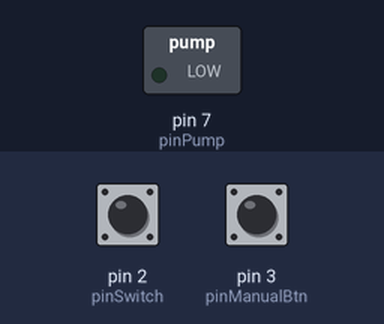
The sketch below on a simulated Arduino Uno, built with avr-gcc and run on an emulated ATmega328P. Parts: switched loads named in the sketch (green lamp = pin HIGH). Dashed ring = blinking. The test bench sets the inputs (shaded band); at power-on: pin 3 (pinManualBtn) HIGH, pin 2 (pinSwitch) HIGH.

Above: at 1.2 s.
1.3 s: pin 3 (pinManualBtn) pulled LOW for 3.2 s
At 1.9 s:
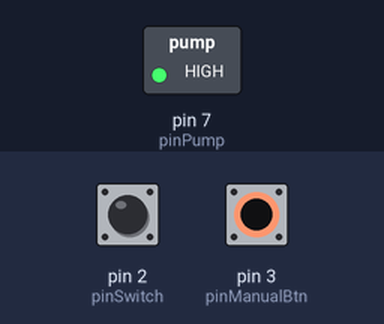
Timing chart, 0 to 6.2 s (numbered marks = the images above; inputs shaded):
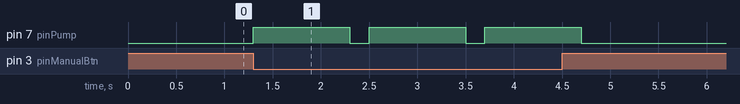

The sketch:

AutomatedWaterDispenser.ino
```cpp
/*
 * AUTOMATED RODENT WATER DISPENSER
 *
 * Logic:
 * - Manual Button (Pin 3): Always active. Dispenses water for the set duration.
 * - Master Switch (Pin 2): When ON (LOW), starts the countdown for the 24h cycle.
 */

// --- USER CONFIGURATION ---
const unsigned long INTERVAL_HOURS = 24;
const unsigned long PUMP_DURATION_MS = 1000; // Calibrate this to reach desired volume (e.g., 1ml)

// --- PIN DEFINITIONS ---
const uint8_t pinPump = 7;        // To MOSFET Gate or Relay
const uint8_t pinSwitch = 2;      // To Toggle Switch (Pin 2 to GND)
const uint8_t pinManualBtn = 3;   // To Push Button (Pin 3 to GND)

// --- INTERNAL VARIABLES ---
const unsigned long msPerHour = 3600000;
unsigned long intervalMs = INTERVAL_HOURS * msPerHour;
unsigned long lastActivationTime = 0;
bool systemActive = false;

void setup() {
  pinMode(pinPump, OUTPUT);
  digitalWrite(pinPump, LOW); // Ensure pump is OFF on startup

  // Internal Pull-ups remove the need for external resistors
  pinMode(pinSwitch, INPUT_PULLUP);
  pinMode(pinManualBtn, INPUT_PULLUP);
}

void loop() {

  // --- 1. MANUAL OVERRIDE ---
  // Works regardless of the master switch state.
  if (digitalRead(pinManualBtn) == LOW) {
    dispenseWater();
    delay(200); // Debounce delay
  }

  // --- 2. AUTOMATIC SYSTEM ---
  if (digitalRead(pinSwitch) == LOW) {

    // If the switch was just turned ON
    if (!systemActive) {
      systemActive = true;
      lastActivationTime = millis(); // Start counting from this moment
    }

    unsigned long currentTime = millis();

    // Check if the interval has passed
    if (currentTime - lastActivationTime >= intervalMs) {
      dispenseWater();
      lastActivationTime = currentTime; // Reset the cycle timer
    }

  } else {
    // If the switch is OFF, the automatic timer is reset
    systemActive = false;
  }
}

// Function to activate the pump
void dispenseWater() {
  digitalWrite(pinPump, HIGH);
  delay(PUMP_DURATION_MS);
  digitalWrite(pinPump, LOW);
}
```

Measured:
- after the input at 1.3 s, pin 7 (pinPump): alternates HIGH for 1.0 s and LOW for 0.20 s, 6 changes in all, then stays LOW, starting at once
